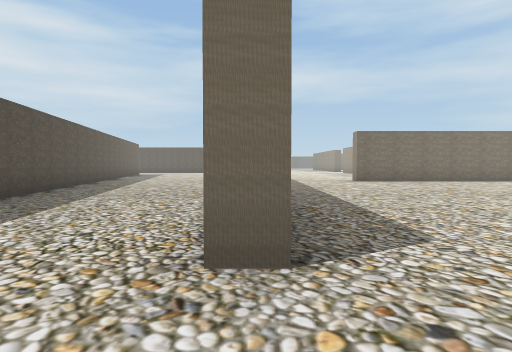
View 1 (above)

24 first-person views from a walk through a Unity game level. The camera is 1.2 m above the floor, tilts 2° down and sees 75° across. The floor is counted in squares, 2 m on a side. Each view is taken from the middle of a square. On the plan, view 1 faces up. The plan holds only what a view shows up to about 10 squares ahead; the rest is blank. The place goes on beyond the plan. The player character is not drawn.

View 2
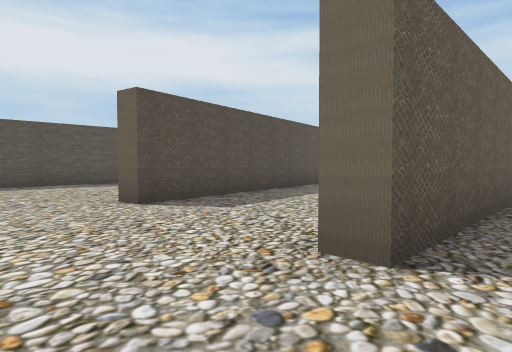

View 3
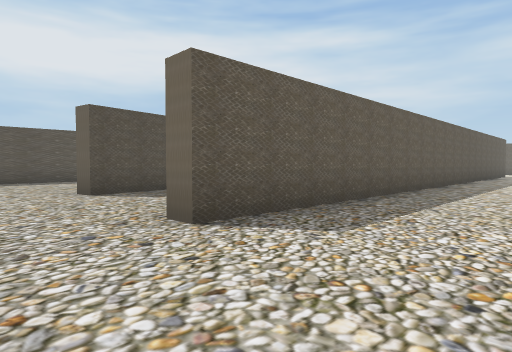

View 4
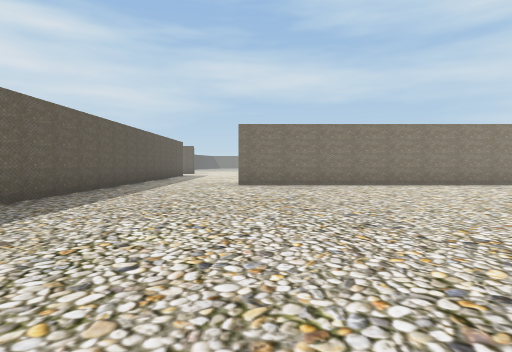

View 5
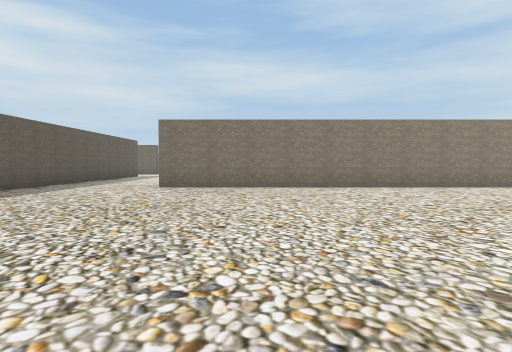

View 6
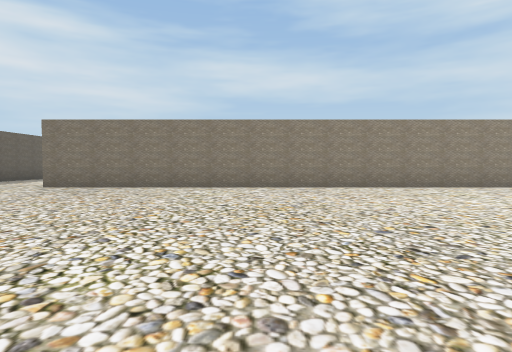

View 7
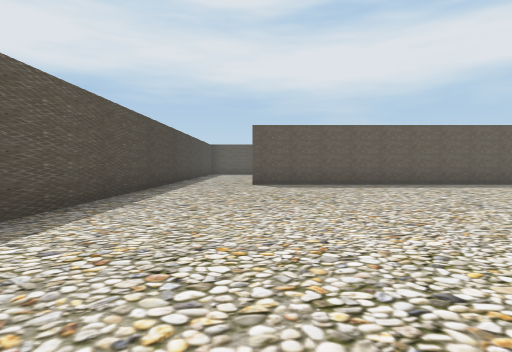

View 8
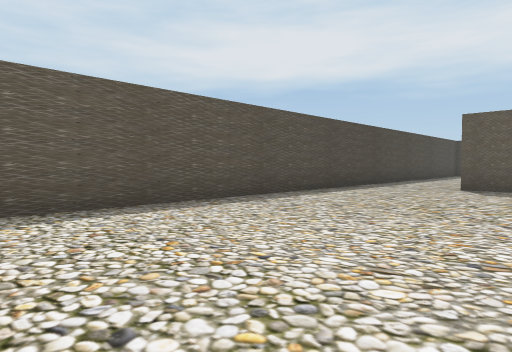

View 9
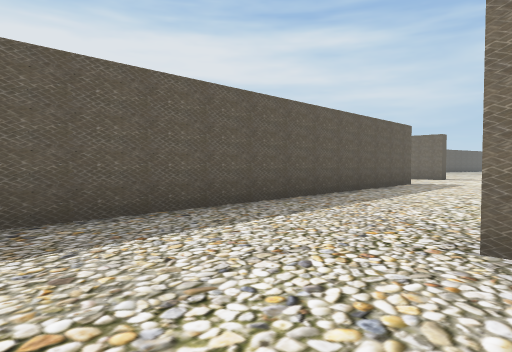

View 10
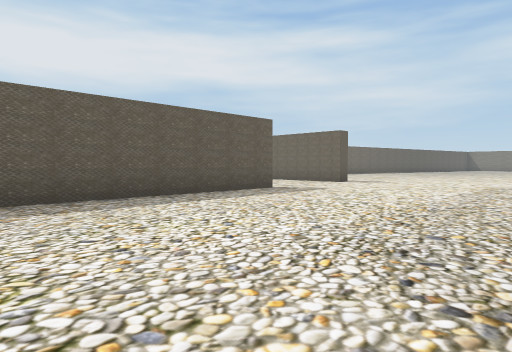

View 11
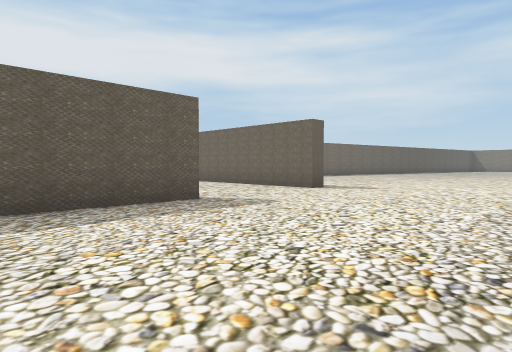

View 12
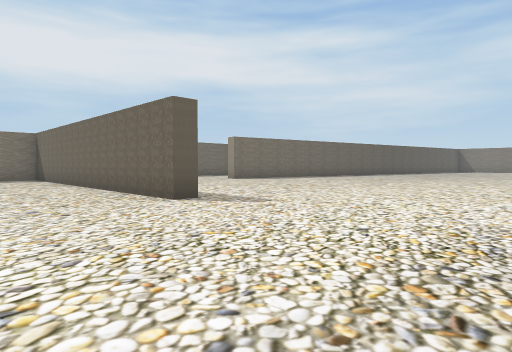

View 13
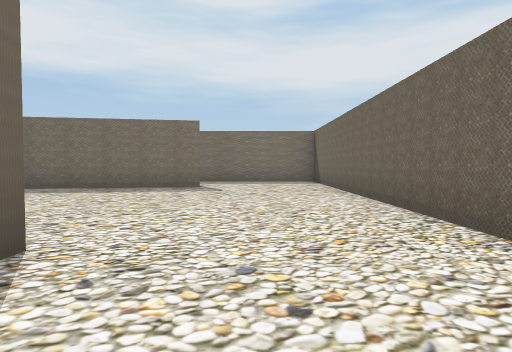

View 14
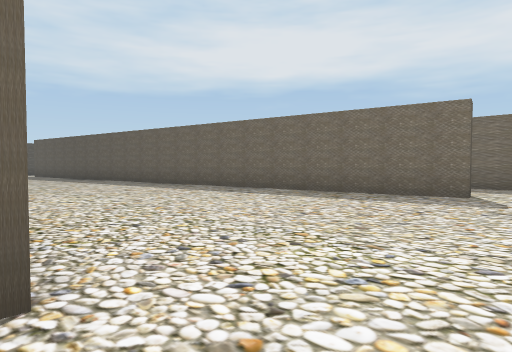

View 15
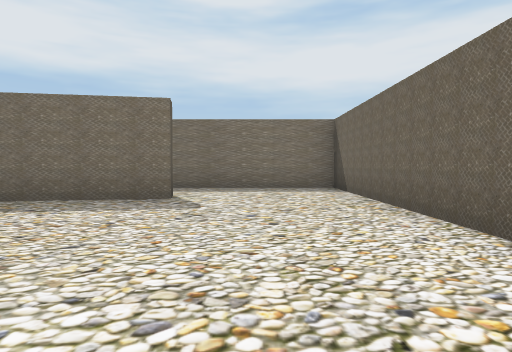

View 16
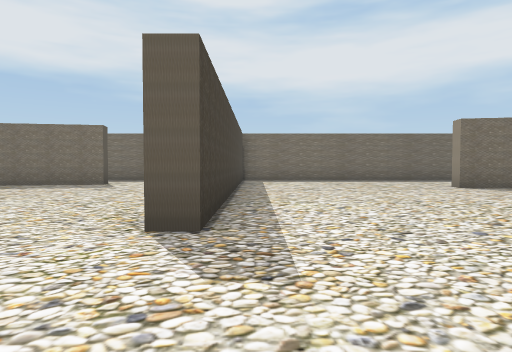

View 17
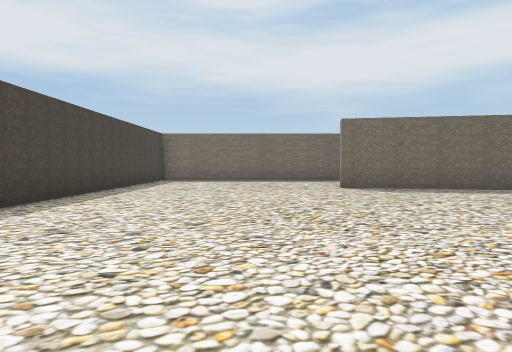

View 18
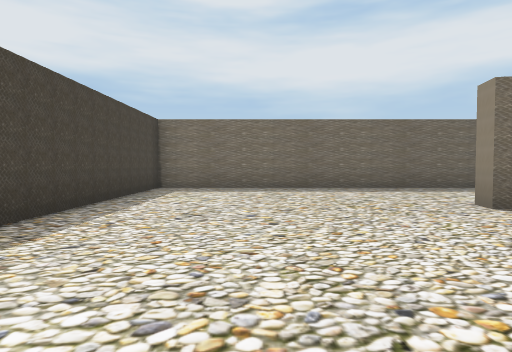

View 19
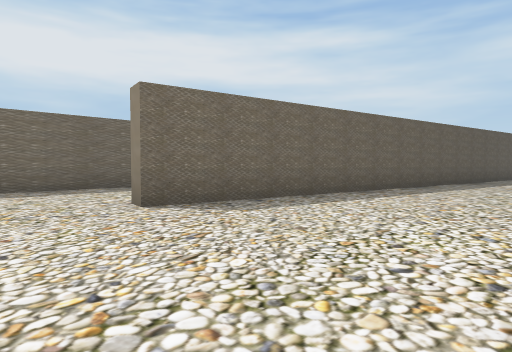

View 20
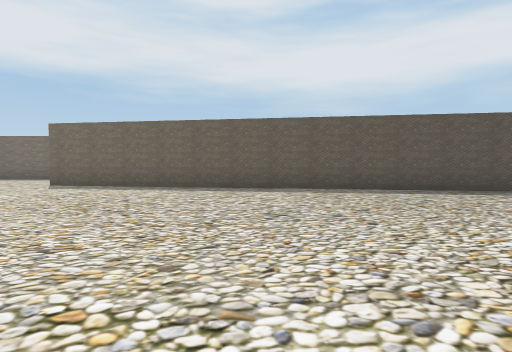

View 21
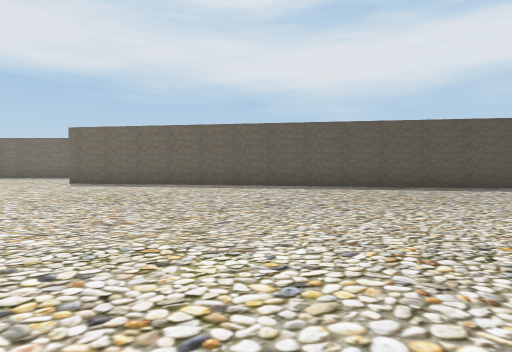

View 22
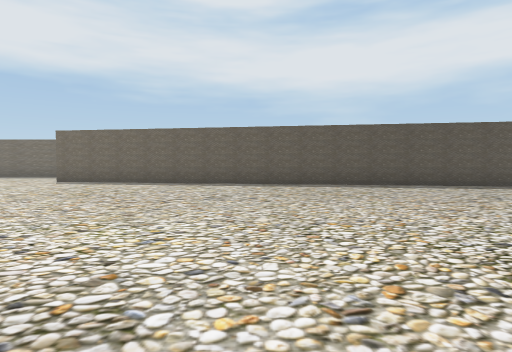

View 23
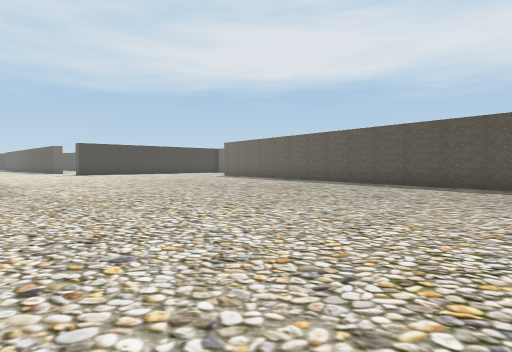

View 24
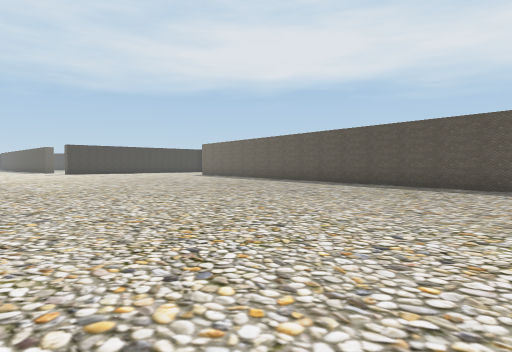

### Floor plan
Points are (right, up) in squares from view 1. A wall is a line through its corners. A room is listed if a view was taken in it or the views show most of it. See-through windows are left out.
Room 1 (views 1, 2, 3, 4, 5, 6, 7, 8, 9)
walls: (15.6, 11.6) (3.5, 11.6); (0.2, 11.6) (0.2, 1.9) (-0.4, 1.9); (-0.6, -0.6) (8.5, -0.6)
ways out: opening at (0, 0.5) to room 2; opening at (2, 11) to room 2
Room 2 (views 10, 11, 12, 13, 14, 15, 16, 17, 18, 19, 20, 21, 22, 23, 24)
walls: (0.2, 19.5) (0.2, 11.6); (-7.3, 19.4) (-6.8, 19.5) (-5.6, 12.4); (-9.5, 31.8) (-9.5, 23.5) (0, 23.5) (0, 23) (-9.5, 23) (-9.5, 18.9); (-5.2, 10.1) (-3.8, 2.3) (-4.3, 2.2); (-2.9, 43.8) (-5.4, 29.2) (-5.9, 29.2); (-9.5, 3.6) (-9.5, 1.4)
ways out: opening at (0, 0.5) to room 1; opening at (2, 11) to room 1

Where each view was taken, in squares from view 1:
view 1: 0 up, 0 right, facing up
view 2: 0 up, 1 right, facing up-left
view 3: 0 up, 3 right, facing up-left
view 4: 2 up, 4 right, facing up
view 5: 3 up, 6 right, facing up
view 6: 3 up, 9 right, facing up
view 7: 2 up, 10 right, facing left
view 8: 4 up, 9 right, facing down-left
view 9: 9 up, 4 right, facing up-left
view 10: 13 up, 6 right, facing up-left
view 11: 16 up, 5 right, facing up-left
view 12: 20 up, 5 right, facing up-left
view 13: 21 up, 2 right, facing left
view 14: 21 up, 0 right, facing down-left
view 15: 21 up, 1 left, facing left
view 16: 24 up, 3 right, facing left
view 17: 27 up, 3 right, facing left
view 18: 26 up, 1 left, facing left
view 19: 27 up, 1 left, facing up-left
view 20: 35 up, 4 right, facing left
view 21: 35 up, 5 right, facing left
view 22: 36 up, 6 right, facing left
view 23: 43 up, 6 right, facing down-left
view 24: 45 up, 6 right, facing down-left
